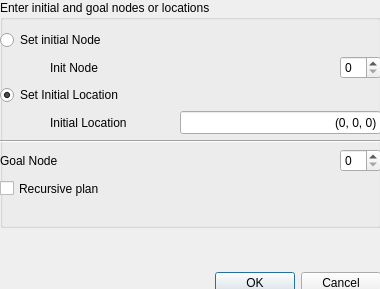
<?xml version="1.0" encoding="UTF-8"?>
<ui version="4.0">
 <class>ExecuteDialog</class>
 <widget class="QDialog" name="ExecuteDialog">
  <property name="geometry">
   <rect>
    <x>0</x>
    <y>0</y>
    <width>380</width>
    <height>289</height>
   </rect>
  </property>
  <property name="minimumSize">
   <size>
    <width>380</width>
    <height>289</height>
   </size>
  </property>
  <property name="maximumSize">
   <size>
    <width>380</width>
    <height>289</height>
   </size>
  </property>
  <property name="windowTitle">
   <string>Execute plan</string>
  </property>
  <widget class="QWidget" name="verticalLayoutWidget_2">
   <property name="geometry">
    <rect>
     <x>0</x>
     <y>0</y>
     <width>381</width>
     <height>294</height>
    </rect>
   </property>
   <layout class="QVBoxLayout" name="verticalLayout_2">
    <item>
     <widget class="QGroupBox" name="groupBox">
      <property name="minimumSize">
       <size>
        <width>0</width>
        <height>219</height>
       </size>
      </property>
      <property name="title">
       <string>Enter initial and goal nodes or locations</string>
      </property>
      <widget class="QWidget" name="verticalLayoutWidget">
       <property name="geometry">
        <rect>
         <x>0</x>
         <y>30</y>
         <width>381</width>
         <height>144</height>
        </rect>
       </property>
       <layout class="QVBoxLayout" name="verticalLayout">
        <item>
         <widget class="QRadioButton" name="radioButton">
          <property name="text">
           <string>Set initial Node</string>
          </property>
         </widget>
        </item>
        <item>
         <layout class="QHBoxLayout" name="horizontalLayout_2">
          <item>
           <spacer name="horizontalSpacer_4">
            <property name="orientation">
             <enum>Qt::Horizontal</enum>
            </property>
            <property name="sizeType">
             <enum>QSizePolicy::Fixed</enum>
            </property>
            <property name="sizeHint" stdset="0">
             <size>
              <width>50</width>
              <height>20</height>
             </size>
            </property>
           </spacer>
          </item>
          <item>
           <widget class="QLabel" name="label_2">
            <property name="text">
             <string>Init Node</string>
            </property>
           </widget>
          </item>
          <item>
           <spacer name="horizontalSpacer_2">
            <property name="orientation">
             <enum>Qt::Horizontal</enum>
            </property>
            <property name="sizeType">
             <enum>QSizePolicy::Fixed</enum>
            </property>
            <property name="sizeHint" stdset="0">
             <size>
              <width>28</width>
              <height>20</height>
             </size>
            </property>
           </spacer>
          </item>
          <item>
           <widget class="QSpinBox" name="init_node">
            <property name="minimumSize">
             <size>
              <width>41</width>
              <height>23</height>
             </size>
            </property>
            <property name="maximumSize">
             <size>
              <width>41</width>
              <height>23</height>
             </size>
            </property>
           </widget>
          </item>
         </layout>
        </item>
        <item>
         <widget class="QRadioButton" name="radioButton_3">
          <property name="text">
           <string>Set Initial Location</string>
          </property>
          <property name="checked">
           <bool>true</bool>
          </property>
         </widget>
        </item>
        <item>
         <layout class="QHBoxLayout" name="horizontalLayout_3">
          <item>
           <spacer name="horizontalSpacer_5">
            <property name="orientation">
             <enum>Qt::Horizontal</enum>
            </property>
            <property name="sizeType">
             <enum>QSizePolicy::Fixed</enum>
            </property>
            <property name="sizeHint" stdset="0">
             <size>
              <width>50</width>
              <height>20</height>
             </size>
            </property>
           </spacer>
          </item>
          <item>
           <widget class="QLabel" name="label_3">
            <property name="text">
             <string>Initial Location</string>
            </property>
           </widget>
          </item>
          <item>
           <spacer name="horizontalSpacer_3">
            <property name="orientation">
             <enum>Qt::Horizontal</enum>
            </property>
            <property name="sizeType">
             <enum>QSizePolicy::Fixed</enum>
            </property>
            <property name="sizeHint" stdset="0">
             <size>
              <width>28</width>
              <height>20</height>
             </size>
            </property>
           </spacer>
          </item>
          <item>
           <widget class="QLineEdit" name="initial_location_edit">
            <property name="minimumSize">
             <size>
              <width>101</width>
              <height>23</height>
             </size>
            </property>
            <property name="maximumSize">
             <size>
              <width>201</width>
              <height>23</height>
             </size>
            </property>
            <property name="text">
             <string>(0, 0, 0)</string>
            </property>
            <property name="alignment">
             <set>Qt::AlignRight|Qt::AlignTrailing|Qt::AlignVCenter</set>
            </property>
           </widget>
          </item>
         </layout>
        </item>
        <item>
         <widget class="Line" name="line">
          <property name="orientation">
           <enum>Qt::Horizontal</enum>
          </property>
         </widget>
        </item>
        <item>
         <layout class="QHBoxLayout" name="horizontalLayout">
          <item>
           <widget class="QLabel" name="label">
            <property name="text">
             <string>Goal Node</string>
            </property>
           </widget>
          </item>
          <item>
           <spacer name="horizontalSpacer">
            <property name="orientation">
             <enum>Qt::Horizontal</enum>
            </property>
            <property name="sizeType">
             <enum>QSizePolicy::Fixed</enum>
            </property>
            <property name="sizeHint" stdset="0">
             <size>
              <width>28</width>
              <height>20</height>
             </size>
            </property>
           </spacer>
          </item>
          <item>
           <widget class="QSpinBox" name="goal_node_box">
            <property name="minimumSize">
             <size>
              <width>41</width>
              <height>23</height>
             </size>
            </property>
            <property name="maximumSize">
             <size>
              <width>41</width>
              <height>23</height>
             </size>
            </property>
           </widget>
          </item>
         </layout>
        </item>
       </layout>
      </widget>
      <widget class="QCheckBox" name="recursiveBox">
       <property name="geometry">
        <rect>
         <x>0</x>
         <y>180</y>
         <width>121</width>
         <height>17</height>
        </rect>
       </property>
       <property name="text">
        <string>Recursive plan</string>
       </property>
      </widget>
     </widget>
    </item>
    <item>
     <spacer name="verticalSpacer">
      <property name="orientation">
       <enum>Qt::Vertical</enum>
      </property>
      <property name="sizeType">
       <enum>QSizePolicy::Minimum</enum>
      </property>
      <property name="sizeHint" stdset="0">
       <size>
        <width>48</width>
        <height>38</height>
       </size>
      </property>
     </spacer>
    </item>
    <item>
     <widget class="QDialogButtonBox" name="buttonBox">
      <property name="orientation">
       <enum>Qt::Horizontal</enum>
      </property>
      <property name="standardButtons">
       <set>QDialogButtonBox::Cancel|QDialogButtonBox::Ok</set>
      </property>
     </widget>
    </item>
   </layout>
  </widget>
 </widget>
 <resources/>
 <connections>
  <connection>
   <sender>buttonBox</sender>
   <signal>accepted()</signal>
   <receiver>ExecuteDialog</receiver>
   <slot>accept()</slot>
   <hints>
    <hint type="sourcelabel">
     <x>248</x>
     <y>254</y>
    </hint>
    <hint type="destinationlabel">
     <x>157</x>
     <y>274</y>
    </hint>
   </hints>
  </connection>
  <connection>
   <sender>buttonBox</sender>
   <signal>rejected()</signal>
   <receiver>ExecuteDialog</receiver>
   <slot>reject()</slot>
   <hints>
    <hint type="sourcelabel">
     <x>316</x>
     <y>260</y>
    </hint>
    <hint type="destinationlabel">
     <x>286</x>
     <y>274</y>
    </hint>
   </hints>
  </connection>
 </connections>
</ui>
